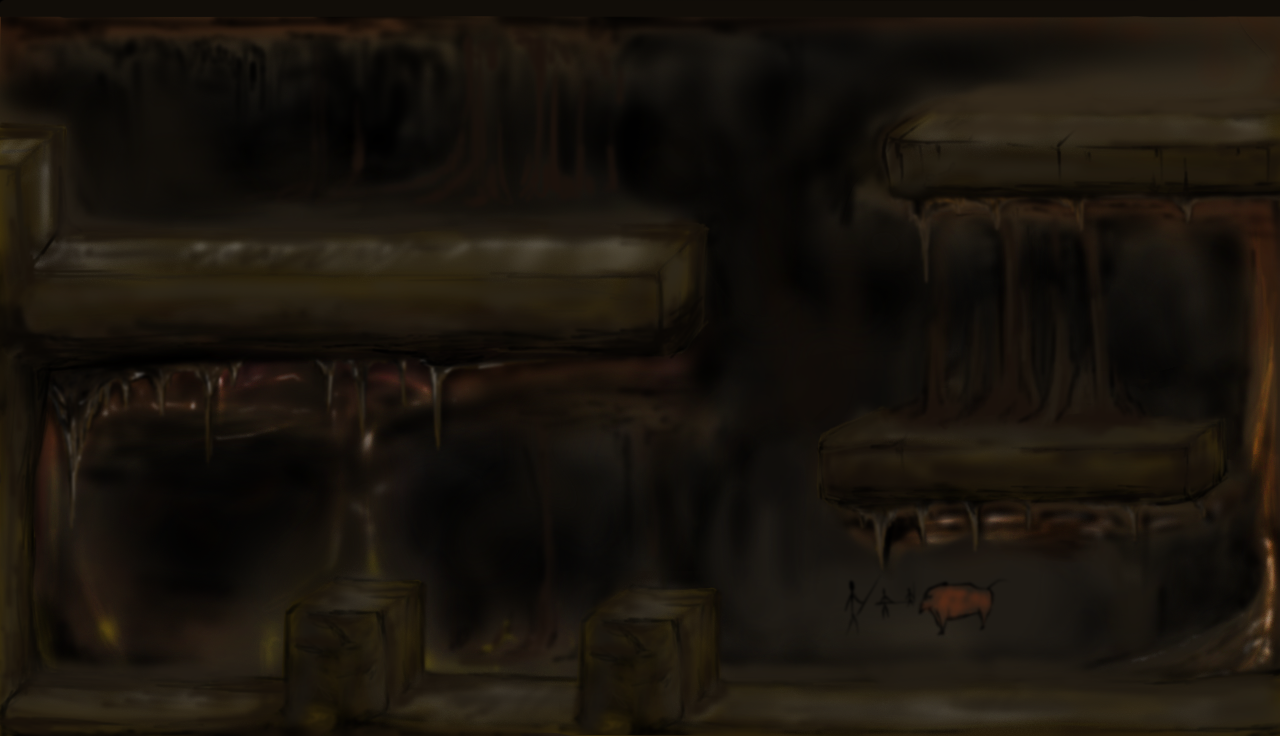

A 2D game scene composited from a Tiled map and its tileset images. What follows is a short description and the map's XML, with each tile layer's data collapsed to a summary:
An orthogonal 40x23 tile map with 32x32 px tiles, 1 tile layer (Capa de Patrones 1).

<map version="1.0" orientation="orthogonal" width="40" height="23" tilewidth="32" tileheight="32">
 <tileset firstgid="1" name="CaveArenaMode" tilewidth="32" tileheight="32">
  <image source="CaveArenaMode.png" width="1280" height="736" />
 </tileset>
 <layer name="Capa de Patrones 1" width="40" height="23">
  <data>[920 cells, 920 non-empty, 920 distinct tile ids]</data>
 </layer>
</map>